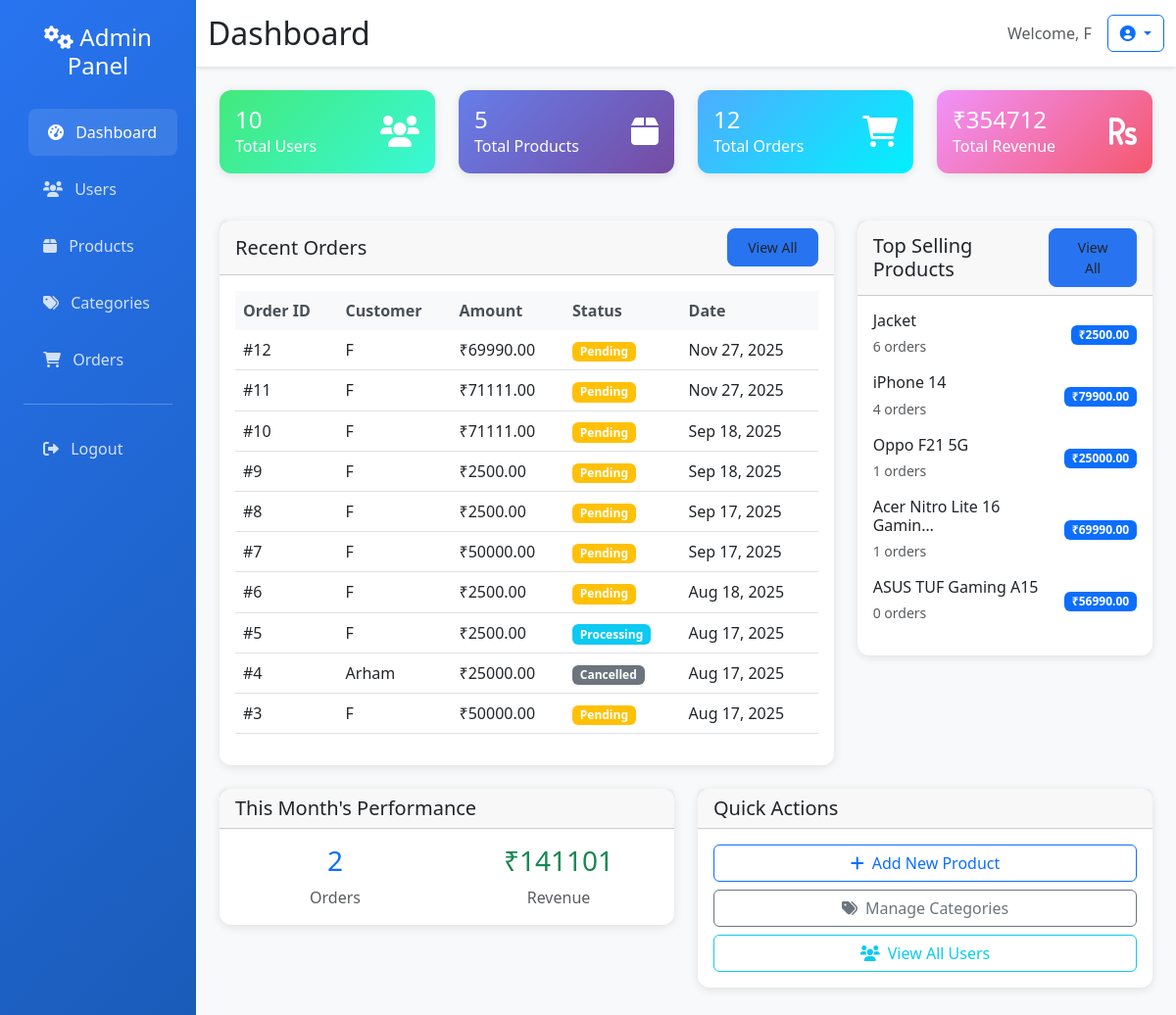
Screenshot of /admin-panel/ (signed in) with the database file from the repository.
### orders/models.py (models this page shows, shortened)
class Order(models.Model):
    STATUS_CHOICES = [
        ('pending', 'Pending'),
        ('confirmed', 'Confirmed'),
        ('shipped', 'Shipped'),
        ('delivered', 'Delivered'),
        ('cancelled', 'Cancelled'),
    ]
    user = models.ForeignKey(User, on_delete=models.CASCADE, related_name='orders')
    order_id = models.CharField(max_length=100, unique=True)
    status = models.CharField(max_length=20, choices=STATUS_CHOICES, default='pending')
    total_amount = models.DecimalField(max_digits=10, decimal_places=2)
    shipping_address = models.TextField()
    phone_number = models.CharField(max_length=15)
    created_at = models.DateTimeField(auto_now_add=True)
    updated_at = models.DateTimeField(auto_now=True)
    class Meta:
        ordering = ['-created_at']

### products/models.py (models this page shows, shortened)
class Product(models.Model):
    name = models.CharField(max_length=200)
    slug = models.SlugField(unique=True)
    category = models.ForeignKey(Category, on_delete=models.CASCADE, related_name='products')
    description = models.TextField()
    short_description = models.CharField(max_length=255, blank=True)
    price = models.DecimalField(max_digits=10, decimal_places=2)
    mrp = models.DecimalField(max_digits=10, decimal_places=2, blank=True, null=True)
    discount_percentage = models.IntegerField(default=0)
    image = models.ImageField(upload_to='products/', blank=True, null=True)
    stock = models.PositiveIntegerField(default=0)
    is_active = models.BooleanField(default=True)
    featured = models.BooleanField(default=False)
    created_at = models.DateTimeField(auto_now_add=True)
    updated_at = models.DateTimeField(auto_now=True)

### admin/views.py (the view)
# urls.py: path('', views.admin_dashboard, name='dashboard'),
@login_required
@user_passes_test(is_superuser)
def admin_dashboard(request):
    total_users = User.objects.count()
    total_products = Product.objects.count()
    total_orders = Order.objects.count()
    total_revenue = Order.objects.aggregate(
        total=Sum('total_amount')
    )['total'] or 0
    recent_orders = Order.objects.select_related('user').order_by('-created_at')[:10]
    top_products = Product.objects.annotate(
        order_count=Count('orderitem')
    ).order_by('-order_count')[:5]
    current_month = timezone.now().replace(day=1)
    monthly_orders = Order.objects.filter(created_at__gte=current_month).count()
    monthly_revenue = Order.objects.filter(
        created_at__gte=current_month
    ).aggregate(total=Sum('total_amount'))['total'] or 0
    context = {
        'total_users': total_users,
        'total_products': total_products,
        'total_orders': total_orders,
        'total_revenue': total_revenue,
        'recent_orders': recent_orders,
        'top_products': top_products,
        'monthly_orders': monthly_orders,
        'monthly_revenue': monthly_revenue,
    }
    return render(request, 'admin/dashboard.html', context)

### admin/views.py (called while the page is built)
def is_superuser(user):
    return user.is_superuser

### templates/admin/dashboard.html
{% extends 'admin/base_admin.html' %}
{% block page_title %}Dashboard{% endblock %}
{% block content %}
<div class="row mb-4">
    <div class="col-xl-3 col-md-6 mb-4">
        <div class="card stat-card users">
            <div class="card-body">
                <div class="d-flex justify-content-between">
                    <div>
                        <h4 class="mb-0">{{ total_users }}</h4>
                        <p class="mb-0">Total Users</p>
                    </div>
                    <div class="align-self-center">
                        <i class="fas fa-users fa-2x"></i>
                    </div>
                </div>
            </div>
        </div>
    </div>
    <div class="col-xl-3 col-md-6 mb-4">
        <div class="card stat-card">
            <div class="card-body">
                <div class="d-flex justify-content-between">
                    <div>
                        <h4 class="mb-0">{{ total_products }}</h4>
                        <p class="mb-0">Total Products</p>
                    </div>
                    <div class="align-self-center">
                        <i class="fas fa-box fa-2x"></i>
                    </div>
                </div>
            </div>
        </div>
    </div>
    <div class="col-xl-3 col-md-6 mb-4">
        <div class="card stat-card orders">
            <div class="card-body">
                <div class="d-flex justify-content-between">
                    <div>
                        <h4 class="mb-0">{{ total_orders }}</h4>
                        <p class="mb-0">Total Orders</p>
                    </div>
                    <div class="align-self-center">
                        <i class="fas fa-shopping-cart fa-2x"></i>
                    </div>
                </div>
            </div>
        </div>
    </div>
    <div class="col-xl-3 col-md-6 mb-4">
        <div class="card stat-card revenue">
            <div class="card-body">
                <div class="d-flex justify-content-between">
                    <div>
                        <h4 class="mb-0">₹{{ total_revenue|floatformat:0 }}</h4>
                        <p class="mb-0">Total Revenue</p>
                    </div>
                    <div class="align-self-center">
                        <i class="fas fa-rupee-sign fa-2x"></i>
                    </div>
                </div>
            </div>
        </div>
    </div>
</div>
<div class="row">
    <div class="col-lg-8 mb-4">
        <div class="card">
            <div class="card-header d-flex justify-content-between align-items-center">
                <h5 class="mb-0">Recent Orders</h5>
                <a href="{% url 'custom_admin:order_management' %}" class="btn btn-admin btn-sm">View All</a>
            </div>
            <div class="card-body">
                <div class="table-responsive">
                    <table class="table table-hover">
                        <thead>
                            <tr>
                                <th>Order ID</th>
                                <th>Customer</th>
                                <th>Amount</th>
                                <th>Status</th>
                                <th>Date</th>
                            </tr>
                        </thead>
                        <tbody>
                            {% for order in recent_orders %}
                            <tr>
                                <td>#{{ order.id }}</td>
                                <td>{{ order.user.username }}</td>
                                <td>₹{{ order.total_amount }}</td>
                                <td>
                                    <span class="badge bg-{% if order.status == 'delivered' %}success{% elif order.status == 'pending' %}warning{% elif order.status == 'processing' %}info{% else %}secondary{% endif %}">
                                        {{ order.status|title }}
                                    </span>
                                </td>
                                <td>{{ order.created_at|date:"M d, Y" }}</td>
                            </tr>
                            {% empty %}
                            <tr>
                                <td colspan="5" class="text-center text-muted">No orders found</td>
                            </tr>
                            {% endfor %}
                        </tbody>
                    </table>
                </div>
            </div>
        </div>
    </div>
    <div class="col-lg-4 mb-4">
        <div class="card">
            <div class="card-header d-flex justify-content-between align-items-center">
                <h5 class="mb-0">Top Selling Products</h5>
                <a href="{% url 'custom_admin:product_management' %}" class="btn btn-admin btn-sm">View All</a>
            </div>
            <div class="card-body">
                {% for product in top_products %}
                <div class="d-flex justify-content-between align-items-center mb-3">
                    <div>
                        <h6 class="mb-1">{{ product.name|truncatechars:25 }}</h6>
                        <small class="text-muted">{{ product.order_count }} orders</small>
                    </div>
                    <span class="badge bg-primary">₹{{ product.price }}</span>
                </div>
                {% empty %}
                <p class="text-muted text-center">No products found</p>
                {% endfor %}
            </div>
        </div>
    </div>
</div>
<div class="row">
    <div class="col-md-6 mb-4">
        <div class="card">
            <div class="card-header">
                <h5 class="mb-0">This Month's Performance</h5>
            </div>
            <div class="card-body">
                <div class="row">
                    <div class="col-6">
                        <div class="text-center">
                            <h3 class="text-primary">{{ monthly_orders }}</h3>
                            <p class="text-muted mb-0">Orders</p>
                        </div>
                    </div>
                    <div class="col-6">
                        <div class="text-center">
                            <h3 class="text-success">₹{{ monthly_revenue|floatformat:0 }}</h3>
                            <p class="text-muted mb-0">Revenue</p>
                        </div>
                    </div>
                </div>
            </div>
        </div>
    </div>
    <div class="col-md-6 mb-4">
        <div class="card">
            <div class="card-header">
                <h5 class="mb-0">Quick Actions</h5>
            </div>
            <div class="card-body">
                <div class="d-grid gap-2">
                    <a href="{% url 'custom_admin:product_management' %}" class="btn btn-outline-primary">
                        <i class="fas fa-plus me-2"></i>Add New Product
                    </a>
                    <a href="{% url 'custom_admin:category_management' %}" class="btn btn-outline-secondary">
                        <i class="fas fa-tags me-2"></i>Manage Categories
                    </a>
                    <a href="{% url 'custom_admin:user_management' %}" class="btn btn-outline-info">
                        <i class="fas fa-users me-2"></i>View All Users
                    </a>
                </div>
            </div>
        </div>
    </div>
</div>
{% endblock %}

### templates/admin/base_admin.html (shortened to what this page needs)
<!DOCTYPE html>
<html lang="en">
<head>
    <link href="https://cdn.jsdelivr.net/npm/bootstrap@5.3.0/dist/css/bootstrap.min.css" rel="stylesheet">
    <link rel="stylesheet" href="https://cdn.jsdelivr.net/npm/bootstrap-icons@1.10.5/font/bootstrap-icons.css">
    <link rel="stylesheet" href="https://cdnjs.cloudflare.com/ajax/libs/font-awesome/6.0.0/css/all.min.css">
    {% load static %}
    <link rel="stylesheet" href="{% static 'css/style.css' %}">
</head>
<body>
    <div class="container-fluid p-0">
        <div class="row g-0">
            <div class="col-md-3 col-lg-2 sidebar">
                <div class="p-4">
                    <h4 class="text-center mb-4">
                        <i class="fas fa-cogs"></i> Admin Panel
                    </h4>
                    <nav class="nav flex-column">
                        <a class="nav-link {% if request.resolver_match.url_name == 'dashboard' %}active{% endif %}"
                           href="{% url 'custom_admin:dashboard' %}">
                            <i class="fas fa-tachometer-alt me-2"></i> Dashboard
                        </a>
                        <a class="nav-link {% if request.resolver_match.url_name == 'user_management' %}active{% endif %}"
                           href="{% url 'custom_admin:user_management' %}">
                            <i class="fas fa-users me-2"></i> Users
                        </a>
                        <a class="nav-link {% if request.resolver_match.url_name == 'product_management' %}active{% endif %}"
                           href="{% url 'custom_admin:product_management' %}">
                            <i class="fas fa-box me-2"></i> Products
                        </a>
                        <a class="nav-link {% if request.resolver_match.url_name == 'category_management' %}active{% endif %}"
                           href="{% url 'custom_admin:category_management' %}">
                            <i class="fas fa-tags me-2"></i> Categories
                        </a>
                        <a class="nav-link {% if request.resolver_match.url_name == 'order_management' %}active{% endif %}"
                           href="{% url 'custom_admin:order_management' %}">
                            <i class="fas fa-shopping-cart me-2"></i> Orders
                        </a>
                        <hr class="my-3">
                        <a class="nav-link" href="{% url 'users:logout' %}">
                            <i class="fas fa-sign-out-alt me-2"></i> Logout
                        </a>
                    </nav>
                </div>
            </div>
            <div class="col-md-9 col-lg-10 main-content">
                <div class="admin-header">
                    <div class="container-fluid">
                        <div class="d-flex justify-content-between align-items-center">
                            <h2 class="mb-0">{% block page_title %}Admin Dashboard{% endblock %}</h2>
                            <div class="d-flex align-items-center">
                                <span class="text-muted me-3">Welcome, {{ user.username }}</span>
                                <div class="dropdown">
                                    <button class="btn btn-outline-primary dropdown-toggle" type="button" data-bs-toggle="dropdown">
                                        <i class="fas fa-user-circle"></i>
                                    </button>
                                </div>
                            </div>
                        </div>
                    </div>
                </div>
                <div class="container-fluid p-4">
                    {% block content %}{% endblock %}
                </div>
            </div>
        </div>
    </div>
</body>
</html>

### static/css/style.css (style rules this page uses)
body { background-color: #f1f3f6; }
.card { border-radius: 16px; box-shadow: 0 4px 16px rgba(0,0,0,0.10); transition: transform 0.2s, box-shadow 0.2s; border: none; background: #fff; }

### templates/admin/base_admin.html (style rules this page uses)
.sidebar { background: linear-gradient(135deg, #2874f0 0%, #1a5bb8 100%); min-height: 100vh; color: white; }
.sidebar .nav-link { color: rgba(255,255,255,0.8); padding: 12px 20px; margin: 5px 0; border-radius: 8px; transition: all 0.3s ease; }
.sidebar .nav-link:hover, .sidebar .nav-link.active { background: rgba(255,255,255,0.1); color: white; transform: translateX(5px); }
.main-content { background: #f8f9fa; min-height: 100vh; }
.card { border: none; box-shadow: 0 2px 10px rgba(0,0,0,0.1); border-radius: 12px; }
.stat-card { background: linear-gradient(135deg, #667eea 0%, #764ba2 100%); color: white; }
.stat-card.revenue { background: linear-gradient(135deg, #f093fb 0%, #f5576c 100%); }
.stat-card.orders { background: linear-gradient(135deg, #4facfe 0%, #00f2fe 100%); }
.stat-card.users { background: linear-gradient(135deg, #43e97b 0%, #38f9d7 100%); }
.btn-admin { background: #2874f0; border-color: #2874f0; border-radius: 8px; padding: 8px 20px; font-weight: 500; }
.table th { background: #f8f9fa; border: none; font-weight: 600; color: #495057; }
.admin-header { background: white; box-shadow: 0 2px 4px rgba(0,0,0,0.1); padding: 15px 0; }

### rows the page displays
Order: id "12", user.username "F", total_amount "69990.00", status "Pending", created_at "Nov 27, 2025"
Order: id "11", user.username "F", total_amount "71111.00", status "Pending", created_at "Nov 27, 2025"
Order: id "10", user.username "F", total_amount "71111.00", status "Pending", created_at "Sep 18, 2025"
Order: id "9", user.username "F", total_amount "2500.00", status "Pending", created_at "Sep 18, 2025"
Order: id "8", user.username "F", total_amount "2500.00", status "Pending", created_at "Sep 17, 2025"
Order: id "7", user.username "F", total_amount "50000.00", status "Pending", created_at "Sep 17, 2025"
Order: id "6", user.username "F", total_amount "2500.00", status "Pending", created_at "Aug 18, 2025"
Order: id "5", user.username "F", total_amount "2500.00", status "Processing", created_at "Aug 17, 2025"
Order: id "4", user.username "Arham", total_amount "25000.00", status "Cancelled", created_at "Aug 17, 2025"
Order: id "3", user.username "F", total_amount "50000.00", status "Pending", created_at "Aug 17, 2025"
Product: name "Jacket", order_count "6", price "2500.00"
Product: name "iPhone 14", order_count "4", price "79900.00"
Product: name "Oppo F21 5G", order_count "1", price "25000.00"
Product: name "Acer Nitro Lite 16 Gamin…", order_count "1", price "69990.00"
Product: name "ASUS TUF Gaming A15", order_count "0", price "56990.00"

### other values shown
{{ user.username }} "F"
{{ total_users }} "10"
{{ total_products }} "5"
{{ total_orders }} "12"
{{ total_revenue|floatformat:0 }} "354712"
{{ monthly_orders }} "2"
{{ monthly_revenue|floatformat:0 }} "141101"
